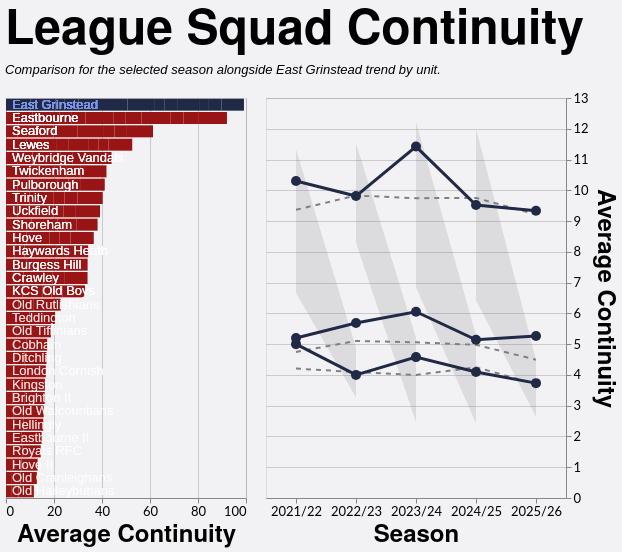

Write the Vega-Lite specification saved for this chart.
### Vega-Lite specification from a JSON file in a GitHub repository (floating-point values rounded to 4 significant figures; data arrays with more than 128 entries replaced by an {"elided": "..."} marker saying what was removed)
{"config": {"axis": {"labelFont": "Lato, sans-serif", "titleFont": "PT Sans Narrow, Helvetica Neue, Helvetica, Arial, sans-serif", "labelFontSize": 13, "titleFontSize": 24, "gridColor": "#202947", "gridOpacity": 0.2}, "header": {"labelFont": "PT Sans Narrow, Helvetica Neue, Helvetica, Arial, sans-serif", "titleFont": "PT Sans Narrow, Helvetica Neue, Helvetica, Arial, sans-serif", "labelFontSize": 24, "titleFontSize": 28, "labelFontWeight": "bold", "orient": "left"}, "legend": {"labelFont": "Lato, sans-serif", "titleFont": "PT Sans Narrow, Helvetica Neue, Helvetica, Arial, sans-serif", "labelFontSize": 14, "titleFontSize": 16, "titlePadding": 5, "fillColor": "white", "strokeColor": "black", "padding": 10, "titleFontWeight": "lighter", "titleFontStyle": "italic", "titleColor": "gray", "offset": 10}, "title": {"font": "PT Sans Narrow, Helvetica Neue, Helvetica, Arial, sans-serif", "fontSize": 48, "fontWeight": "bold", "anchor": "start", "align": "center", "titlePadding": 20, "subtitlePadding": 10, "subtitleFontSize": 13, "subtitleColor": "", "subtitleFontStyle": "italic", "offset": 15, "color": "black"}, "axisX": {"labelAngle": 0}, "facet": {"title": null, "header": null, "align": {"row": "each", "column": "each"}}, "resolve": {"scale": {"y": "independent", "facet": "independent"}}, "background": "#f2f1f4"}, "hconcat": [{"layer": [{"mark": {"type": "bar", "strokeWidth": 2}, "encoding": {"color": {"condition": {"test": "datum.IsEGR", "value": "#202946"}, "value": "#991515"}, "tooltip": [{"field": "Team", "type": "nominal"}, {"field": "Season", "type": "nominal"}, {"field": "Unit", "type": "nominal"}, {"field": "Average Retention", "format": ".2f", "title": "Average Players Retained", "type": "quantitative"}], "x": {"field": "Average Retention", "title": "Average Continuity", "type": "quantitative"}, "y": {"axis": {"domain": false, "labels": false, "ticks": false}, "field": "Team", "sort": {"field": "Average Retention", "order": "descending"}, "title": null, "type": "nominal"}}}, {"mark": {"type": "text", "align": "left", "baseline": "middle", "dx": 6, "fontSize": 13}, "encoding": {"color": {"condition": {"test": "datum.IsEGR", "value": "#7d96e8"}, "value": "white"}, "opacity": {"condition": {"test": "datum.IsEGR", "value": 1}, "value": 0.5}, "text": {"field": "Team", "type": "nominal"}, "x": {"datum": 0}, "y": {"axis": {"domain": false, "labels": false, "ticks": false}, "field": "Team", "sort": {"field": "Average Retention", "order": "descending"}, "title": null, "type": "nominal"}}}], "data": {"name": "data-3f9243c47ede9d86e5608d2f86a23558"}, "height": 400, "width": 240}, {"layer": [{"mark": {"type": "area", "color": "gray", "opacity": 0.2}, "encoding": {"tooltip": [{"field": "Season", "title": "Season", "type": "nominal"}, {"field": "Unit", "title": "Unit", "type": "nominal"}, {"field": "League Min", "format": ".2f", "title": "League Min", "type": "quantitative"}, {"field": "League Max", "format": ".2f", "title": "League Max", "type": "quantitative"}, {"field": "League Average", "format": ".2f", "title": "League Average", "type": "quantitative"}], "x": {"field": "Season", "title": "Season", "type": "nominal"}, "y": {"field": "League Min", "title": "Average Continuity", "type": "quantitative"}, "y2": {"field": "League Max"}}}, {"mark": {"type": "line", "color": "gray", "strokeDash": [5, 5], "strokeWidth": 2}, "encoding": {"detail": {"field": "Unit", "type": "nominal"}, "x": {"field": "Season", "type": "nominal"}, "y": {"axis": {"orient": "right"}, "field": "League Average", "type": "quantitative"}}}, {"mark": {"type": "line", "point": {"size": 100}, "strokeWidth": 3}, "encoding": {"color": {"condition": {"test": "datum.IsEGR", "value": "#202946"}, "value": "#991515"}, "detail": {"field": "Unit", "type": "nominal"}, "opacity": {"condition": {"test": "datum.IsEGR", "value": 1}, "value": 0.5}, "tooltip": [{"field": "Season", "title": "Season", "type": "nominal"}, {"field": "Unit", "title": "Unit", "type": "nominal"}, {"field": "Average Retention", "format": ".2f", "title": "East Grinstead", "type": "quantitative"}], "x": {"field": "Season", "type": "nominal"}, "y": {"field": "Average Retention", "type": "quantitative"}}}], "data": {"name": "data-771de90daf435867212a5ab588f879a1"}, "height": 400, "width": 300}], "resolve": {"scale": {"y": "independent"}}, "spacing": 18, "title": {"text": "League Squad Continuity", "subtitle": "Comparison for the selected season alongside East Grinstead trend by unit."}, "$schema": "https://vega.github.io/schema/vega-lite/v5.20.1.json", "datasets": {"data-3f9243c47ede9d86e5608d2f86a23558": {"elided": "156 records"}, "data-771de90daf435867212a5ab588f879a1": [{"Season": "2021/22", "Unit": "Backs", "League Min": 2.833, "League Max": 5.333, "League Average": 4.206, "Team": "East Grinstead", "Average Retention": 5.0, "IsEGR": true}, {"Season": "2021/22", "Unit": "Forwards", "League Min": 3.667, "League Max": 5.75, "League Average": 4.746, "Team": "East Grinstead", "Average Retention": 5.2, "IsEGR": true}, {"Season": "2021/22", "Unit": "Total", "League Min": 6.667, "League Max": 11.33, "League Average": 9.367, "Team": "East Grinstead", "Average Retention": 10.3, "IsEGR": true}, {"Season": "2022/23", "Unit": "Backs", "League Min": 3.267, "League Max": 4.875, "League Average": 4.092, "Team": "East Grinstead", "Average Retention": 4.0, "IsEGR": true}, {"Season": "2022/23", "Unit": "Forwards", "League Min": 4.059, "League Max": 6.0, "League Average": 5.104, "Team": "East Grinstead", "Average Retention": 5.688, "IsEGR": true}, {"Season": "2022/23", "Unit": "Total", "League Min": 8.294, "League Max": 11.53, "League Average": 9.83, "Team": "East Grinstead", "Average Retention": 9.812, "IsEGR": true}, {"Season": "2023/24", "Unit": "Backs", "League Min": 2.462, "League Max": 5.211, "League Average": 3.999, "Team": "East Grinstead", "Average Retention": 4.579, "IsEGR": true}, {"Season": "2023/24", "Unit": "Forwards", "League Min": 3.538, "League Max": 6.526, "League Average": 5.06, "Team": "East Grinstead", "Average Retention": 6.053, "IsEGR": true}, {"Season": "2023/24", "Unit": "Total", "League Min": 6.846, "League Max": 12.21, "League Average": 9.744, "Team": "East Grinstead", "Average Retention": 11.42, "IsEGR": true}, {"Season": "2024/25", "Unit": "Backs", "League Min": 2.429, "League Max": 5.286, "League Average": 4.248, "Team": "East Grinstead", "Average Retention": 4.095, "IsEGR": true}, {"Season": "2024/25", "Unit": "Forwards", "League Min": 2.762, "League Max": 6.143, "League Average": 4.978, "Team": "East Grinstead", "Average Retention": 5.143, "IsEGR": true}, {"Season": "2024/25", "Unit": "Total", "League Min": 6.429, "League Max": 12.0, "League Average": 9.753, "Team": "East Grinstead", "Average Retention": 9.524, "IsEGR": true}, {"Season": "2025/26", "Unit": "Backs", "League Min": 2.643, "League Max": 4.5, "League Average": 3.705, "Team": "East Grinstead", "Average Retention": 3.733, "IsEGR": true}, {"Season": "2025/26", "Unit": "Forwards", "League Min": 3.267, "League Max": 5.267, "League Average": 4.496, "Team": "East Grinstead", "Average Retention": 5.267, "IsEGR": true}, {"Season": "2025/26", "Unit": "Total", "League Min": 7.467, "League Max": 10.86, "League Average": 9.216, "Team": "East Grinstead", "Average Retention": 9.333, "IsEGR": true}]}}
